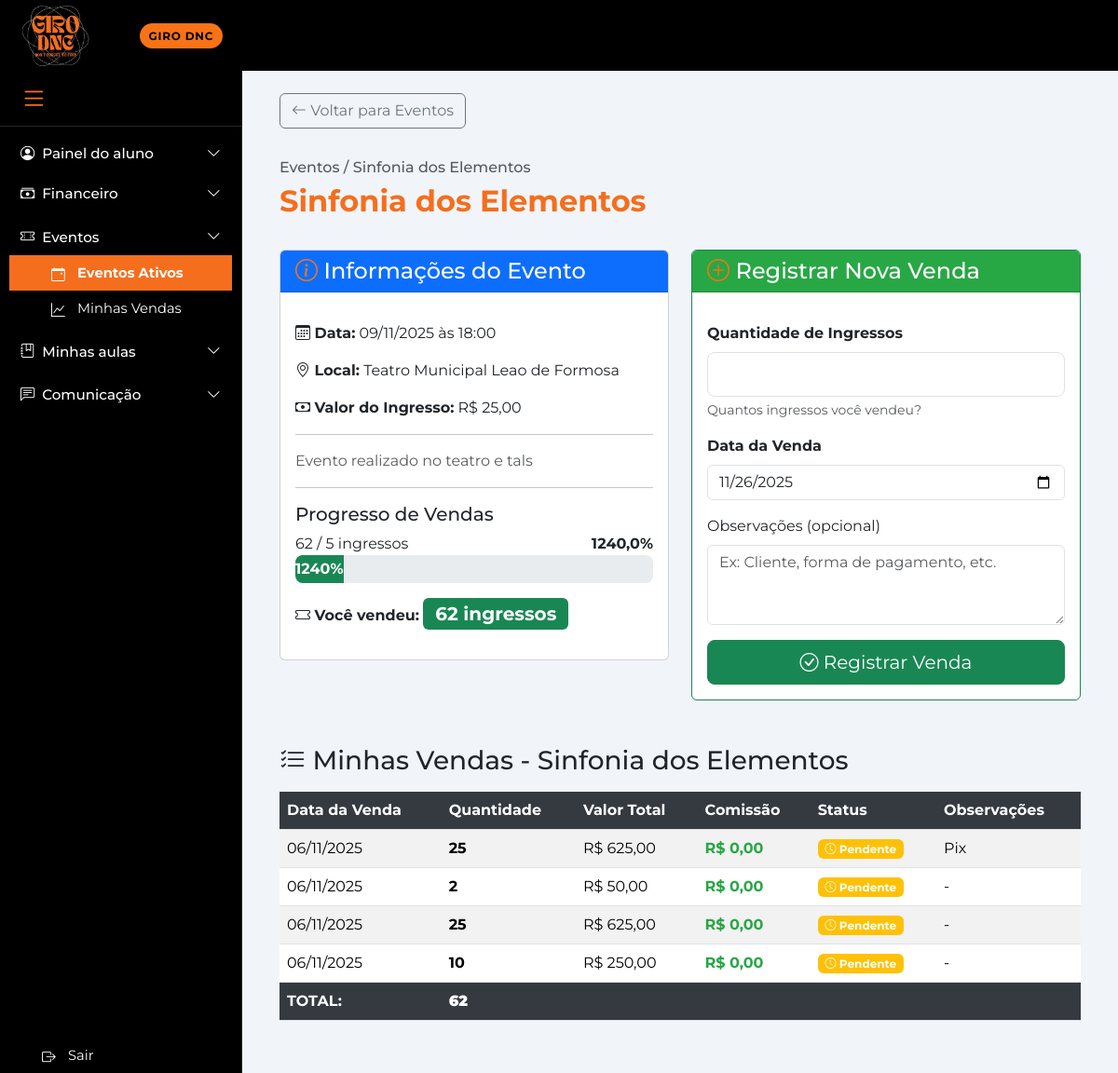
/eventos/1/ (signed in), run on the app's committed database.
### paginas/models.py (models this page shows, shortened)
class Evento(models.Model):
    nome = models.CharField(max_length=200, help_text='Nome do evento (ex: Corpo e Som)')
    descricao = models.TextField(blank=True, help_text='Descrição do evento')
    data_evento = models.DateField(help_text='Data de realização do evento')
    hora_evento = models.TimeField(blank=True, null=True, help_text='Horário do evento')
    local = models.CharField(max_length=200, blank=True, help_text='Local do evento')
    valor_ingresso = models.DecimalField(
        max_digits=10,
        decimal_places=2,
        validators=[MinValueValidator(0)],
        help_text='Valor do ingresso'
    )
    meta_vendas = models.IntegerField(
        default=0,
        validators=[MinValueValidator(0)],
        help_text='Meta de ingressos a serem vendidos'
    )
    comissao_percentual = models.DecimalField(
        max_digits=5,
        decimal_places=2,
        default=0,
        validators=[MinValueValidator(0), MaxValueValidator(100)],
        help_text='Percentual de comissão por ingresso vendido (0-100%)'
    )
    ativo = models.BooleanField(default=True, help_text='Evento ativo para vendas')
    data_criacao = models.DateTimeField(auto_now_add=True)
    criado_por = models.ForeignKey(
        User,
        on_delete=models.SET_NULL,
        null=True,
        related_name='eventos_criados'
    )
    imagem = models.ImageField(
        upload_to='eventos/',
        blank=True,
        null=True,
        help_text='Imagem/banner do evento'
    )
    class Meta:
        verbose_name = 'Evento'
        verbose_name_plural = 'Eventos'
        ordering = ['-data_evento', '-data_criacao']
    def total_vendido(self):
        return self.vendas.aggregate(total=Sum('quantidade'))['total'] or 0
    def percentual_meta(self):
        if self.meta_vendas > 0:
            return (self.total_vendido() / self.meta_vendas) * 100
        return 0

class VendaIngresso(models.Model):
    evento = models.ForeignKey(Evento, on_delete=models.CASCADE, related_name='vendas')
    vendedor = models.ForeignKey(
        User,
        on_delete=models.CASCADE,
        related_name='vendas_ingressos',
        help_text='Dançarino que realizou a venda'
    )
    quantidade = models.IntegerField(
        validators=[MinValueValidator(1)],
        help_text='Quantidade de ingressos vendidos'
    )
    data_venda = models.DateField(default=timezone.now, help_text='Data da venda')
    data_registro = models.DateTimeField(auto_now_add=True, help_text='Data/hora do registro')
    observacoes = models.TextField(blank=True, help_text='Observações sobre a venda')
    confirmado = models.BooleanField(
        default=False,
        help_text='Venda confirmada pela administração'
    )
    valor_comissao = models.DecimalField(
        max_digits=10,
        decimal_places=2,
        default=0,
        validators=[MinValueValidator(0)],
        help_text='Valor da comissão do vendedor'
    )
    class Meta:
        verbose_name = 'Venda de Ingresso'
        verbose_name_plural = 'Vendas de Ingressos'
        ordering = ['-data_venda', '-data_registro']
    def valor_total(self):
        return self.quantidade * self.evento.valor_ingresso

### paginas/views.py (the view)
# urls.py: path('eventos/<int:evento_id>/', views.evento_detalhes, name='evento_detalhes'),
@login_required
def evento_detalhes(request, evento_id):
    evento = get_object_or_404(Evento, id=evento_id, ativo=True)
    minhas_vendas = VendaIngresso.objects.filter(
        evento=evento,
        vendedor=request.user
    ).order_by('-data_venda')
    meu_total = minhas_vendas.aggregate(
        total=Sum('quantidade')
    )['total'] or 0
    context = {
        'evento': evento,
        'minhas_vendas': minhas_vendas,
        'meu_total': meu_total,
    }
    return render(request, 'eventos/detalhes.html', context)

### paginas/templates/eventos/detalhes.html (shortened to what this page needs)
<!doctype html>
<html lang="pt-br">
<head>
    {% load static %}
  <link href="https://cdn.jsdelivr.net/npm/bootstrap@5.3.3/dist/css/bootstrap.min.css" rel="stylesheet">
  <link href="https://cdn.jsdelivr.net/npm/bootstrap-icons@1.11.3/font/bootstrap-icons.css" rel="stylesheet">
  <link rel="stylesheet" href="{% static 'paginas/css/style.css' %}">
  <link rel="stylesheet" href="{% static 'paginas/css/eventos.css' %}">
</head>
<body>
  <header class="gd-topbar">
    <div class="gd-logo-container">
      <a href="{% url 'paginas:home' %}">
        <img src="{% static 'paginas/img/Girologo.jpg' %}" alt="Logo Giro" class="gd-logo">
      </a>
    </div>
    <div class="gd-topbar-content">
      <span class="gd-pill">GIRO DNC</span>
    </div>
  </header>
  <div class="sidebar-item">
    <button id="sidebar-toggle" class="menu-sanduiche">
      <i class="bi bi-list"></i>
    </button>
  </div>
  <div class="gd-layout d-flex">
    {% with sidebar_section='eventos' sidebar_active='eventos_lista' %}
      {% include 'includes/sidebar.html' %}
    {% endwith %}
    <main class="gd-main">
      <div class="conteudo">
        <div class="mb-3">
          <a href="{% url 'paginas:eventos_lista' %}" class="btn btn-outline-secondary">
            <i class="bi bi-arrow-left"></i> Voltar para Eventos
          </a>
        </div>
        <h1 class="gd-breadcrumb">Eventos / {{ evento.nome }}</h1>
        <h2 class="gd-page-title">{{ evento.nome }}</h2>
        <div class="row">
          <div class="col-md-6 mb-4">
            <div class="card">
              <div class="card-header bg-primary text-white">
                <h4 class="mb-0"><i class="bi bi-info-circle"></i> Informações do Evento</h4>
              </div>
              <div class="card-body">
                <p><strong><i class="bi bi-calendar3"></i> Data:</strong> {{ evento.data_evento|date:"d/m/Y" }}
                  {% if evento.hora_evento %} às {{ evento.hora_evento|time:"H:i" }}{% endif %}
                </p>
                {% if evento.local %}
                  <p><strong><i class="bi bi-geo-alt"></i> Local:</strong> {{ evento.local }}</p>
                {% endif %}
                <p><strong><i class="bi bi-cash"></i> Valor do Ingresso:</strong> R$ {{ evento.valor_ingresso|floatformat:2 }}</p>
                {% if evento.descricao %}
                  <hr>
                  <p class="text-muted">{{ evento.descricao }}</p>
                {% endif %}
                <hr>
                <h5>Progresso de Vendas</h5>
                <div class="evento-progress-container">
                  <div class="d-flex justify-content-between">
                    <span>{{ evento.total_vendido }} / {{ evento.meta_vendas }} ingressos</span>
                    <span><strong>{{ evento.percentual_meta|floatformat:1 }}%</strong></span>
                  </div>
                  <div class="progress progress-eventos evento-progress-bar-30">
                    <div class="progress-bar {% if evento.percentual_meta >= 100 %}bg-success{% elif evento.percentual_meta >= 50 %}bg-warning{% else %}bg-danger{% endif %}"
                         role="progressbar"
                         style="width: {{ evento.percentual_meta|default:0 }}%;">
                      {{ evento.percentual_meta|floatformat:0 }}%
                    </div>
                  </div>
                </div>
                <div class="mt-3">
                  <p><strong><i class="bi bi-ticket"></i> Você vendeu:</strong> <span class="badge bg-success fs-5">{{ meu_total }} ingressos</span></p>
                </div>
              </div>
            </div>
          </div>
          <div class="col-md-6 mb-4">
            <div class="card border-success">
              <div class="card-header card-header-vendas">
                <h4 class="mb-0"><i class="bi bi-plus-circle"></i> Registrar Nova Venda</h4>
              </div>
              <div class="card-body">
                <form method="post" action="{% url 'paginas:registrar_venda' evento.id %}">
                  <div class="mb-3">
                    <label for="quantidade" class="form-label"><strong>Quantidade de Ingressos</strong></label>
                    <input type="number" class="form-control form-control-lg" id="quantidade" name="quantidade" min="1" required>
                    <div class="form-text">Quantos ingressos você vendeu?</div>
                  </div>
                  <div class="mb-3">
                    <label for="data_venda" class="form-label"><strong>Data da Venda</strong></label>
                    <input type="date" class="form-control" id="data_venda" name="data_venda" value="{{ hoje|date:'Y-m-d' }}" required>
                  </div>
                  <div class="mb-3">
                    <label for="observacoes" class="form-label">Observações (opcional)</label>
                    <textarea class="form-control" id="observacoes" name="observacoes" rows="3" placeholder="Ex: Cliente, forma de pagamento, etc."></textarea>
                  </div>
                  <button type="submit" class="btn btn-success btn-lg w-100">
                    <i class="bi bi-check-circle"></i> Registrar Venda
                  </button>
                </form>
              </div>
            </div>
          </div>
        </div>
        {% if minhas_vendas %}
        <h3 class="mt-4 mb-3"><i class="bi bi-list-check"></i> Minhas Vendas - {{ evento.nome }}</h3>
        <div class="table-responsive">
          <table class="table table-striped vendas-table vendas-table-hover">
            <thead>
              <tr>
                <th>Data da Venda</th>
                <th>Quantidade</th>
                <th>Valor Total</th>
                <th>Comissão</th>
                <th>Status</th>
                <th>Observações</th>
              </tr>
            </thead>
            <tbody>
              {% for venda in minhas_vendas %}
              <tr>
                <td>{{ venda.data_venda|date:"d/m/Y" }}</td>
                <td><strong>{{ venda.quantidade }}</strong></td>
                <td>R$ {{ venda.valor_total|floatformat:2 }}</td>
                <td><strong class="text-comissao">R$ {{ venda.valor_comissao|floatformat:2 }}</strong></td>
                <td>
                  {% if venda.confirmado %}
                    <span class="badge status-confirmado"><i class="bi bi-check-circle"></i> Confirmado</span>
                  {% else %}
                    <span class="badge status-pendente"><i class="bi bi-clock"></i> Pendente</span>
                  {% endif %}
                </td>
                <td>{{ venda.observacoes|default:"-" }}</td>
              </tr>
              {% endfor %}
            </tbody>
            <tfoot class="table-totais">
              <tr>
                <th>TOTAL:</th>
                <th><strong>{{ meu_total }}</strong></th>
                <th colspan="4"></th>
              </tr>
            </tfoot>
          </table>
        </div>
        {% else %}
        <div class="alert alert-info mt-4">
          <i class="bi bi-info-circle"></i> Você ainda não registrou nenhuma venda para este evento.
        </div>
        {% endif %}
      </div>
    </main>
  </div>
</body>
</html>

### paginas/static/paginas/css/style.css (style rules this page uses)
:root { --gd-orange: #f97316; --gd-orange-light: #fed7aa; --gd-bg: #000; --gd-border: #242426; --gd-text-dim: #a1a1aa; --gd-surface: #f9f9fb; --gd-white: #fff; --gd-gray-light: #f8fafc; --gd-gray-medium: #64748b; --gd-red: #ef4444; --gd-green: #22c55e; }
body { background: #f1f5f9; font-family: 'Montserrat', Arial, Helvetica, sans-serif; margin: 0; padding: 0; }
.gd-topbar { position: fixed; top: 0; left: 0; right: 0; height: 76px; background: var(--gd-bg); color: #fff; z-index: 1030; display: flex; align-items: center; }
.gd-pill { background: var(--gd-orange); color: #000; font-weight: 700; font-size: .75rem; letter-spacing: .06em; border-radius: 999px; padding: .35rem .6rem; }
.gd-logo-container { position: fixed; top: 0; left: 20px; z-index: 2000; width: 80px; height: 76px; display: flex; align-items: center; }
.gd-logo { width: 80px; height: 76px; object-fit: contain; }
.gd-topbar-content { margin-left: 150px; }
.sidebar-item { display: block !important; position: relative; visibility: visible !important; opacity: 1 !important; padding-bottom: 15px; border-bottom: 1px solid var(--gd-border); transition: width 0.3s ease, padding 0.3s ease; }
.menu-sanduiche { background: transparent; border: none; color: var(--gd-orange); font-size: 1.8rem; cursor: pointer; display: block !important; width: auto; height: auto; padding: 8px 12px; transition: all 0.3s ease; visibility: visible !important; opacity: 1 !important; }
@media (min-width: 1025px) { .sidebar-item { position: fixed !important; top: 76px !important; left: 0 !important; z-index: 2050 !important; display: flex !important; align-items: center !important; justify-content: flex-start !important; visibility: visible !important; width: 260px; height: 60px; background: var(--gd-bg); padding: 0 0 0 10px; border-bottom: 1px solid var(--gd-border); } }
@media (min-width: 1025px) { .menu-sanduiche { position: relative !important; margin: 0 !important; display: block !important; visibility: visible !important; } }
.gd-main { min-height: 100vh; background: #f1f5f9; display: flex; flex-direction: column; transition: margin-left 0.3s ease, width 0.3s ease; }
@media (min-width: 1025px) { .gd-main { margin-left: 260px; padding: 100px 40px 40px 40px; width: calc(100% - 260px); } }
.conteudo { flex: 1; width: 100%; max-width: none; }
.gd-breadcrumb { font-size: 1rem; color: #212529BF; margin-top: 2rem; margin-bottom: 0.5rem; padding: 0; }
.gd-page-title { color: #F56E1D; font-weight: 700; margin-bottom: 2rem; }
.card-header { display: flex; align-items: center; gap: 0.75rem; margin-bottom: 1rem; }
.card-header i { font-size: 1.5rem; color: var(--gd-orange); }
#sidebar-toggle { display: block !important; visibility: visible !important; opacity: 1 !important; position: relative !important; z-index: 1050 !important; }
button#sidebar-toggle.menu-sanduiche { display: block !important; visibility: visible !important; opacity: 1 !important; }

### paginas/static/paginas/css/eventos.css (style rules this page uses)
.evento-progress-container { margin-bottom: 1rem; }
.evento-progress-bar-30 { height: 30px; }
.vendas-table th { background-color: #343a40; color: white; }
.progress-eventos { border-radius: 0.5rem; overflow: hidden; }
.progress-eventos .progress-bar { transition: width 0.6s ease; font-weight: bold; font-size: 1rem; }
.status-pendente { background-color: #ffc107; }
.text-comissao { color: #28a745; font-weight: bold; }
.card-header-vendas { background-color: #28a745; color: white; }
.table-totais { background-color: #e9ecef; font-weight: bold; }

### data on the page
Evento: nome "Sinfonia dos Elementos", data_evento "09/11/2025", hora_evento "18:00", local "Teatro Municipal Leao de Formosa", valor_ingresso "25,00", descricao "Evento realizado no teatro e tals", total_vendido "62", meta_vendas "5", percentual_meta "1240,0", percentual_meta "1240"
VendaIngresso: data_venda "06/11/2025", quantidade "25", valor_total "625,00", valor_comissao "0,00", confirmado False (drawn), observacoes "Pix"
VendaIngresso: data_venda "06/11/2025", quantidade "2", valor_total "50,00", valor_comissao "0,00", confirmado False (drawn), observacoes "-"
VendaIngresso: data_venda "06/11/2025", quantidade "25", valor_total "625,00", valor_comissao "0,00", confirmado False (drawn), observacoes "-"
VendaIngresso: data_venda "06/11/2025", quantidade "10", valor_total "250,00", valor_comissao "0,00", confirmado False (drawn), observacoes "-"

### other printed values
{{ meu_total }} "62"
